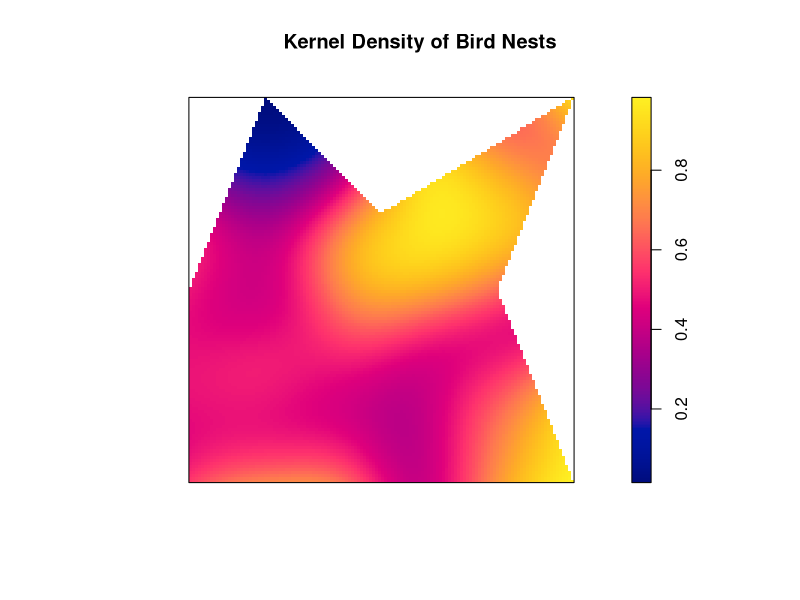
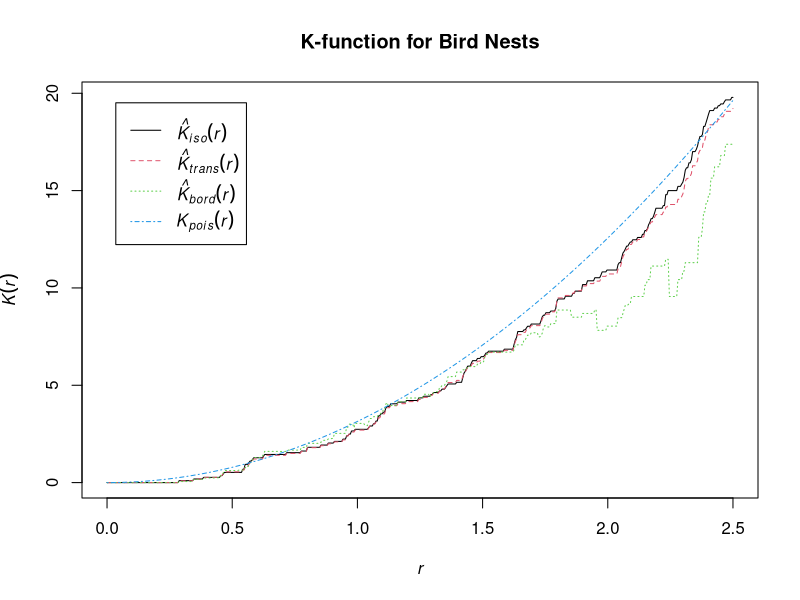

These charts were generated, in order, by the following R code:
# Load required libraries
library(spatstat)

# Create a non-regular polygonal boundary
coords <- matrix(c(
  0, 0,
  10, 0,
  8, 5,
  10, 10,
  5, 7,
  2, 10,
  0, 5,
  0, 0
), ncol = 2, byrow = TRUE)

# Define the polygon as an owin object
irregular_area <- owin(poly = list(x = coords[,1], y = coords[,2]))

# Simulate a random point pattern in the irregular area
set.seed(42)
nests <- rpoispp(lambda = 0.5, win = irregular_area)

# Perform density-based analysis (Kernel Density Estimation)
nest_density <- density(nests)
plot(nest_density, main = "Kernel Density of Bird Nests")

# Perform distance-based analysis (K-function)
k_result <- Kest(nests)
plot(k_result, main = "K-function for Bird Nests")
